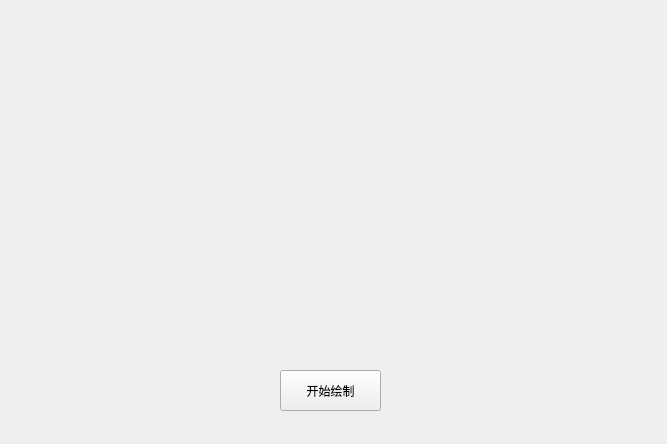
<?xml version="1.0" encoding="UTF-8"?>
<ui version="4.0">
 <class>mainwindow</class>
 <widget class="QWidget" name="mainwindow">
  <property name="geometry">
   <rect>
    <x>0</x>
    <y>0</y>
    <width>667</width>
    <height>444</height>
   </rect>
  </property>
  <property name="windowTitle">
   <string>mainwindow</string>
  </property>
  <widget class="QPushButton" name="startpaint">
   <property name="geometry">
    <rect>
     <x>280</x>
     <y>370</y>
     <width>101</width>
     <height>41</height>
    </rect>
   </property>
   <property name="text">
    <string>开始绘制</string>
   </property>
  </widget>
 </widget>
 <resources/>
 <connections/>
</ui>
